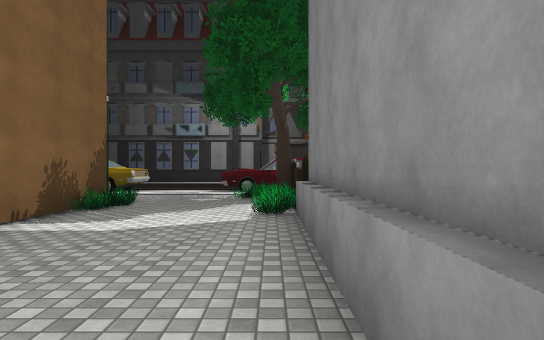
View 1 (above)

24 first-person views from a walk through a 3-D level made in the Unity game engine. The camera is 1.4 m above the floor, looks level and sees 75° across. The floor is counted in squares, 2 m on a side. Each view is taken from the middle of a square. On the plan, view 1 faces up. The plan holds only what a view shows up to about 11 squares ahead; the rest is blank. The place goes on beyond the plan. The player is left out. Some animated figures are not drawn. Some surface patterns are stand-ins.

View 2
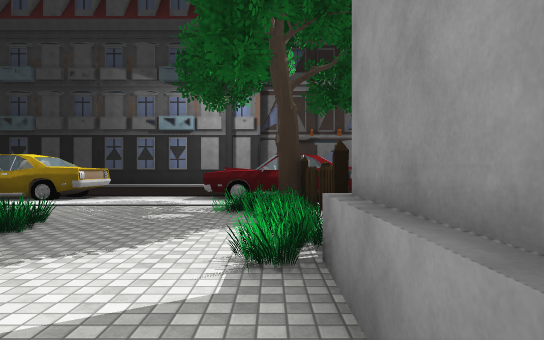

View 3
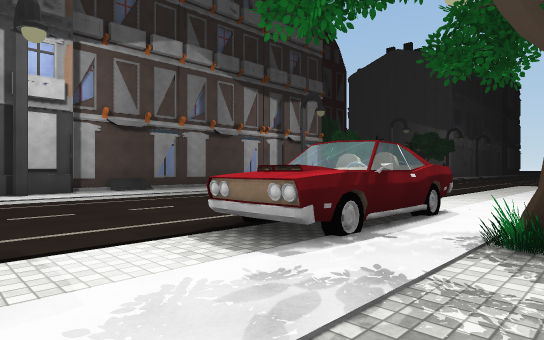

View 4
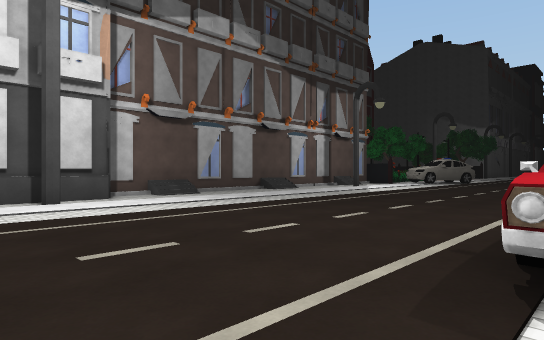

View 5
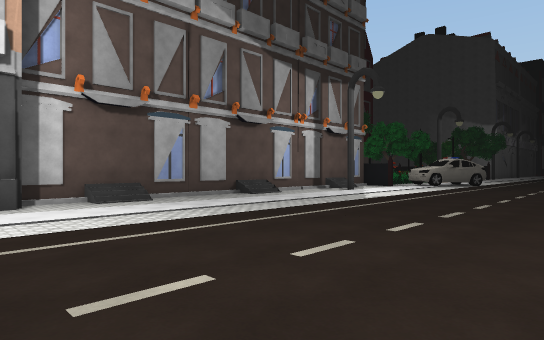

View 6
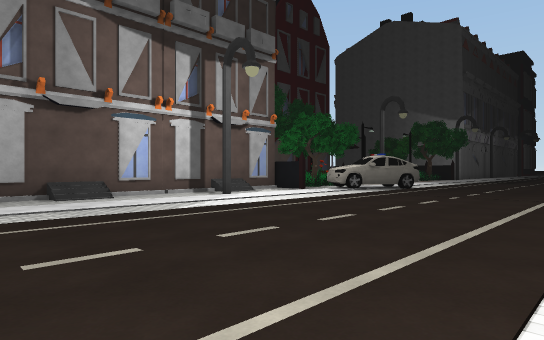

View 7
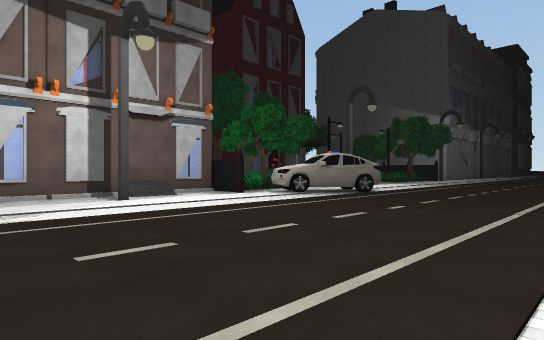

View 8
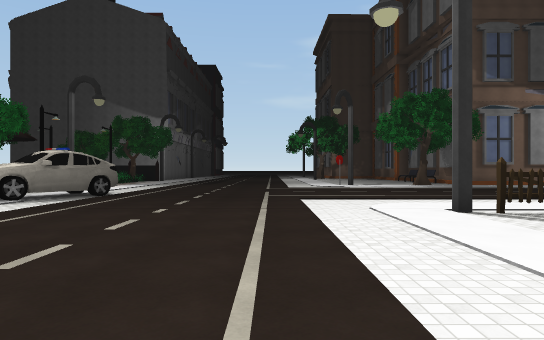

View 9
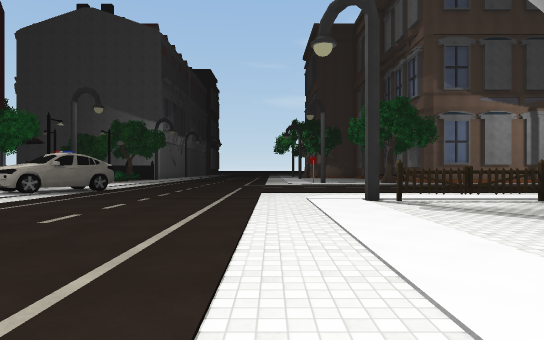

View 10
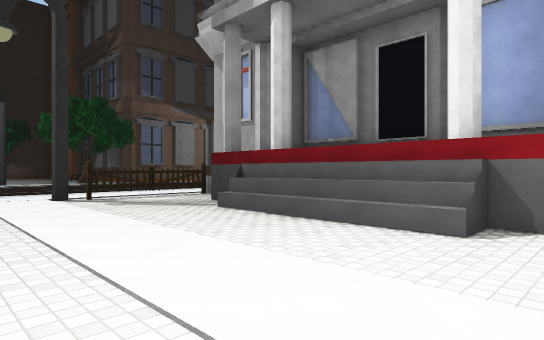

View 11
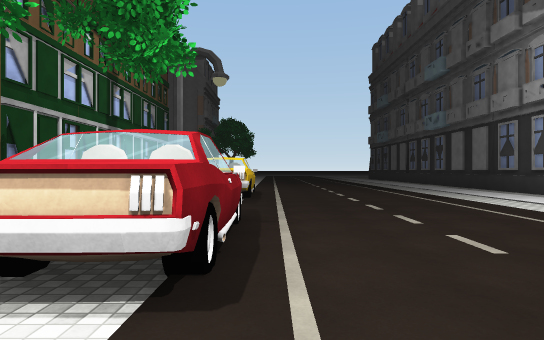

View 12
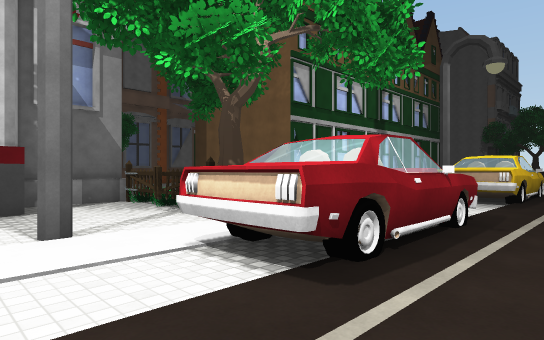

View 13
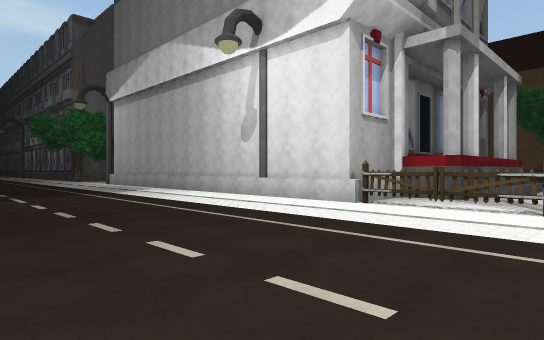

View 14
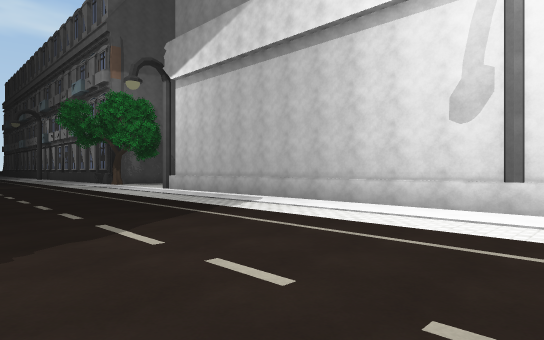

View 15
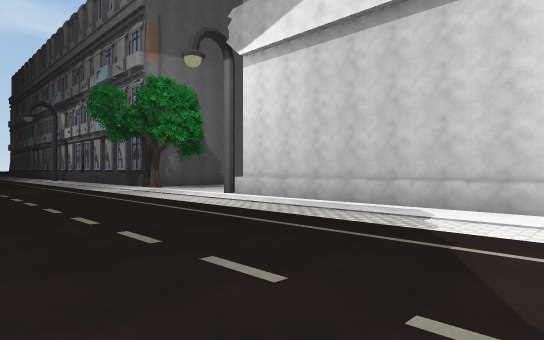

View 16
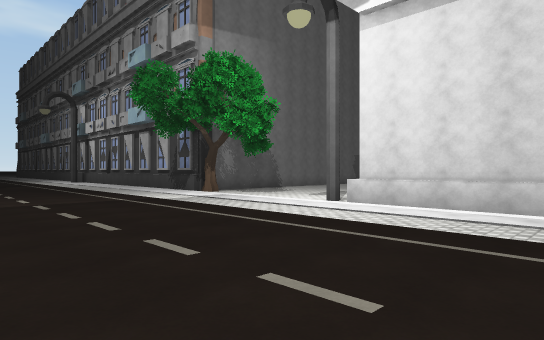

View 17
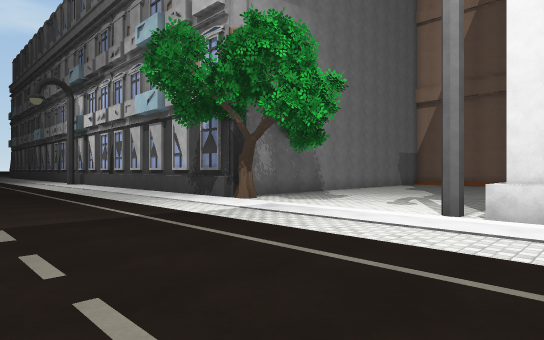

View 18
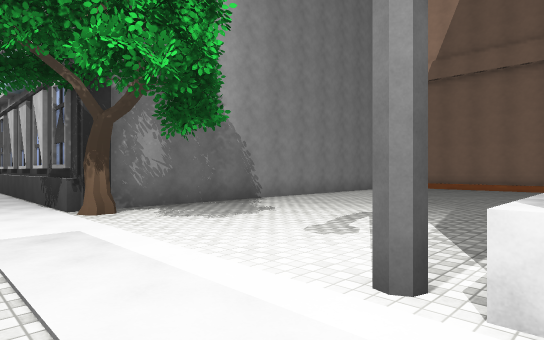

View 19
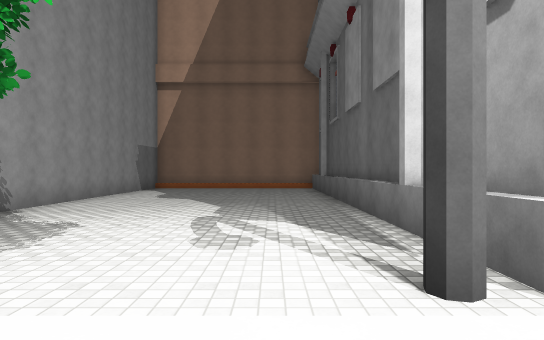

View 20
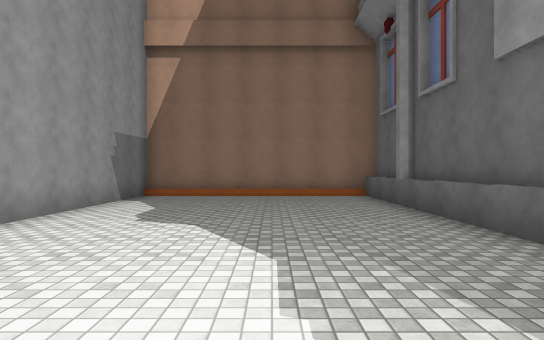

View 21
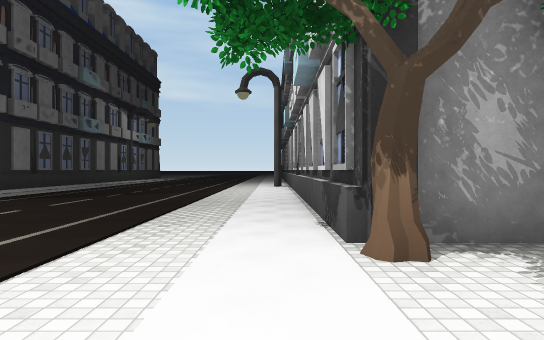

View 22
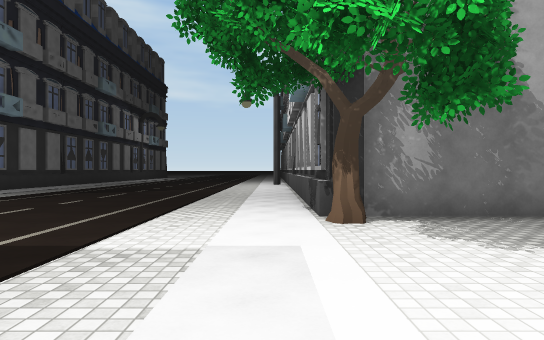

View 23
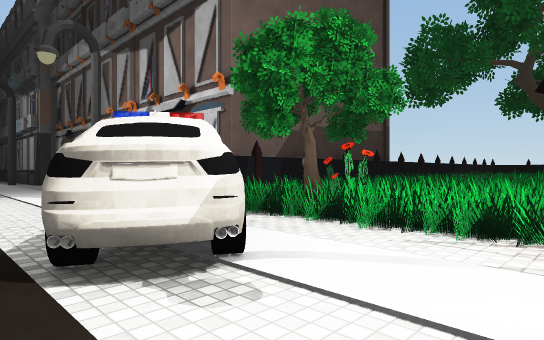

View 24
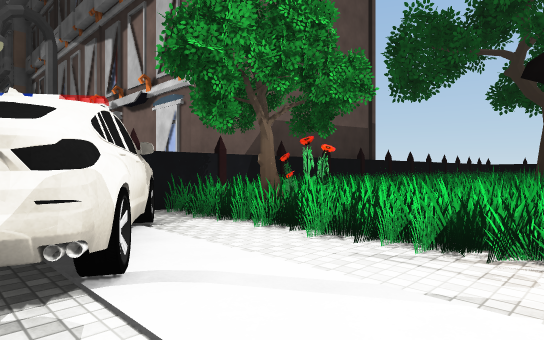

### Floor plan
Key: @ floor where view 1 was taken; # wall or solid block; x gap in a wall; . floor; ^ raised ledge; T tree; G gate; B building; O other object.
Columns run from 7 left of view 1 to 19 right of it. Each row starts with its distance up from view 1.
 24                     #O OOOO
 23                     #OOOOO
 22       ##B####B####B##OTOOO
 21 #BB B##.............#OOOOO
 20 ... ............#....OO....
 19 .....................OOO...
 18 .......................OO..
 17 ......................... .
 16 .........................
 15 ..........................
 14 ..........................
 13 .........................
 12 OOO...OOOO...............
 11  OO...OOOO...............
 10   ........#........#..... .
  9    ....TG.................
  8    OO...G..#^^^^...G.......
  7    BO..OG.#######..G.......
  6     O..OG.      #..x.......
  5     ....##       ###......
  4     ....#          #.......
  3     ....#          #......
  2      ...#          #.......
  1       ..#          #.......
  0        @           #.......
 -1                    #......
 -2                    #.......
 -3                    #.......
 -4                    #.......
 -5                    #......
 -6                    #.......
 -7                    #.......
 -8        B############.......
 -9        B...........#......
-10        B..................
-11        B..................
-12        B..................
-13        B..................
-14        B...........T......
-15        ##########BBB......
-16                    #......
-17                    B.......
-18                    B.......
-19                    B.......
-20                    B.......
-21                    #.......
-22                     .......

Positions as (right, up) in squares from view 1, and headings:
1: (0, 0), facing up
2: (0, 3), facing up
3: (-4, 9), facing up-right
4: (-4, 12), facing up-right
5: (-2, 13), facing up-right
6: (3, 12), facing up-right
7: (6, 12), facing up-right
8: (6, 13), facing right
9: (4, 12), facing right
10: (3, 12), facing down-right
11: (4, 13), facing left
12: (4, 14), facing down-left
13: (19, 10), facing down-left
14: (19, 4), facing down-left
15: (19, 0), facing down-left
16: (19, -4), facing down-left
17: (18, -7), facing down-left
18: (14, -8), facing down-left
19: (14, -10), facing left
20: (10, -11), facing left
21: (13, -11), facing down
22: (13, -9), facing down
23: (19, 17), facing up-left
24: (19, 18), facing up-left
